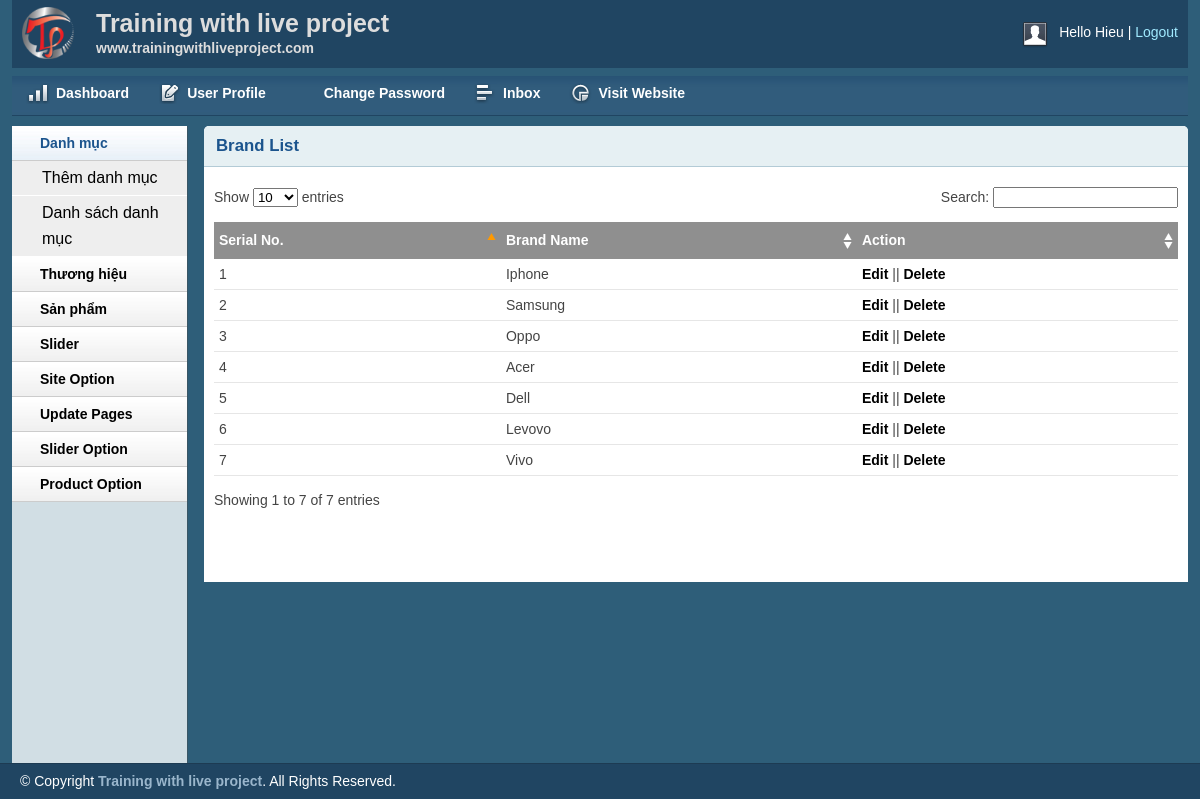
Page /admin/brandlist.php (signed in) on the committed database.
### tables this page shows
CREATE TABLE `tbl_brand` (
  `brandId` int(11) NOT NULL,
  `brandName` varchar(256) NOT NULL
);

### lib/database.php (called while the page is built, shortened)
<?php
Class Database{
   public $host   = DB_HOST;
   public $user   = DB_USER;
   public $pass   = DB_PASS;
   public $dbname = DB_NAME;
   public $link;
private function connectDB(){
   $this->link = new mysqli($this->host, $this->user, $this->pass,
    $this->dbname);
 }
public function select($query){
  $result = $this->link->query($query) or
   die($this->link->error.__LINE__);
  if($result->num_rows > 0){
    return $result;
  } else {
    return false;
  }
 }
}

### classes/brand.php (called while the page is built, shortened)
<?php
$filepath = realpath(dirname(__FILE__));
include_once ($filepath.'/../lib/database.php');
?>
<?php
class brand
{
    private $db, $fm;
    public function __construct()
    {
        $this->db = new Database();
    }
    public function show_brand()
    {
        $query = "select * from tbl_brand order by brandId asc";
        $result = $this->db->select($query);
        return $result;
    }
}
?>

### admin/brandlist.php (the view, shortened to what this page needs)
<?php include 'inc/header.php'; ?>
<?php include 'inc/sidebar.php'; ?>
<?php include '../classes/brand.php'; ?>
<?php
$brand = new brand();
?>
<div class="grid_10">
	<div class="box round first grid">
		<h2>Brand List</h2>
		<div class="block">
			<table class="data display datatable" id="example">
				<thead>
					<tr>
						<th>Serial No.</th>
						<th>Brand Name</th>
						<th>Action</th>
					</tr>
				</thead>
				<tbody>
					<?php
					$show_brand = $brand->show_brand();
					if ($show_brand) {
						$i = 0;
						while ($result = $show_brand->fetch_assoc()) {
							$i++;
					?>
							<tr class="odd gradeX">
								<td><?php echo $i; ?></td>
								<td><?php echo $result['brandName'] ?></td>
								<td><a href="brandedit.php?brandid=<?php echo $result['brandId'] ?>">Edit</a> || <a onclick="return confirm('Are you want to delete?')" href="?delid=<?php echo $result['brandId'] ?>">Delete</a></td>
							</tr>
					<?php
						}
					}
					?>
				</tbody>
			</table>
		</div>
	</div>
</div>
<?php include 'inc/footer.php'; ?>

### admin/css/text.css (style rules this page uses)
body { font: 13px/1.5 Tahoma, Helvetica, Arial, 'Liberation Sans', FreeSans, sans-serif; }
h2 { font-size: 23px; }
p, dl, hr, h1, h2, h3, h4, h5, h6, ol, ul, pre, table, address, fieldset { margin-bottom: 20px; }

### admin/css/grid.css (style rules this page uses)
.grid_1, .grid_2, .grid_3, .grid_4, .grid_5, .grid_6, .grid_7, .grid_8, .grid_9, .grid_10, .grid_11, .grid_12, .grid_13, .grid_14, .grid_15, .grid_16 { display: inline; float: left; margin-left: 1%; margin-right: 1%; }
.container_12 .grid_10 { width: 81.333%; }

### admin/css/layout.css (style rules this page uses)
body { background: #fff none repeat scroll 0 0; color: #444; font-size: 14px; padding: 0; }
a { color: #000; font-weight:bold; text-decoration: none; }
h1, h2, h3, h4, h5, h6 { line-height:1.2em; margin-bottom:.3em; }
h2 { margin-top:1em; }
.box { background:#fff; margin-bottom:20px; padding:10px 10px 10px 10px; margin-left:-8px; }
.box.grid { padding-bottom:40px; }
.box.round { -moz-border-radius: 5px 5px 0px 0px; -webkit-border-radius: 5px 5px 0px 0px; border-radius: 5px 5px 0px 0px; }
.box h2 { font-size:1.2em; font-weight:bold; color:#1B548D; background:#E6F0F3; margin:-10px -10px 0 -10px; padding:10px 12px; border-bottom:1px solid #B3CBD6; -moz-border-radius: 5px 5px 0px 0px; -webkit-border-radius: 5px 5px 0px 0px; border-radius: 5px 5px 0px 0px; }
.box.first { min-height: 406px; }
.block { padding-top:20px; }
.block { padding-bottom:1px; }
table.display { margin: 0 auto; clear: both; width: 100%; }
.sorting_asc { background: #8f8f8f url(../img/table/sort_asc.png) no-repeat center right; padding:8px 5px; text-align:left; color:#fff; }
.sorting { background:#8f8f8f url(../img/table/sort_both.png) no-repeat center right; padding:8px 5px; text-align:left; color:#fff; }
tr.odd { height: 30px; line-height: 30px; border-bottom:1px solid #e6e6e6; }
tr.even { height: 30px; line-height: 30px; border-bottom:1px solid #e6e6e6; }
tr.odd td, tr.even td { padding-left:5px; }

### rows in the picture
tbl_brand: brandName "Iphone"
tbl_brand: brandName "Samsung"
tbl_brand: brandName "Oppo"
tbl_brand: brandName "Acer"
tbl_brand: brandName "Dell"
tbl_brand: brandName "Levovo"
tbl_brand: brandName "Vivo"

### other values in the picture
Session::get('adminName') "Hieu"
